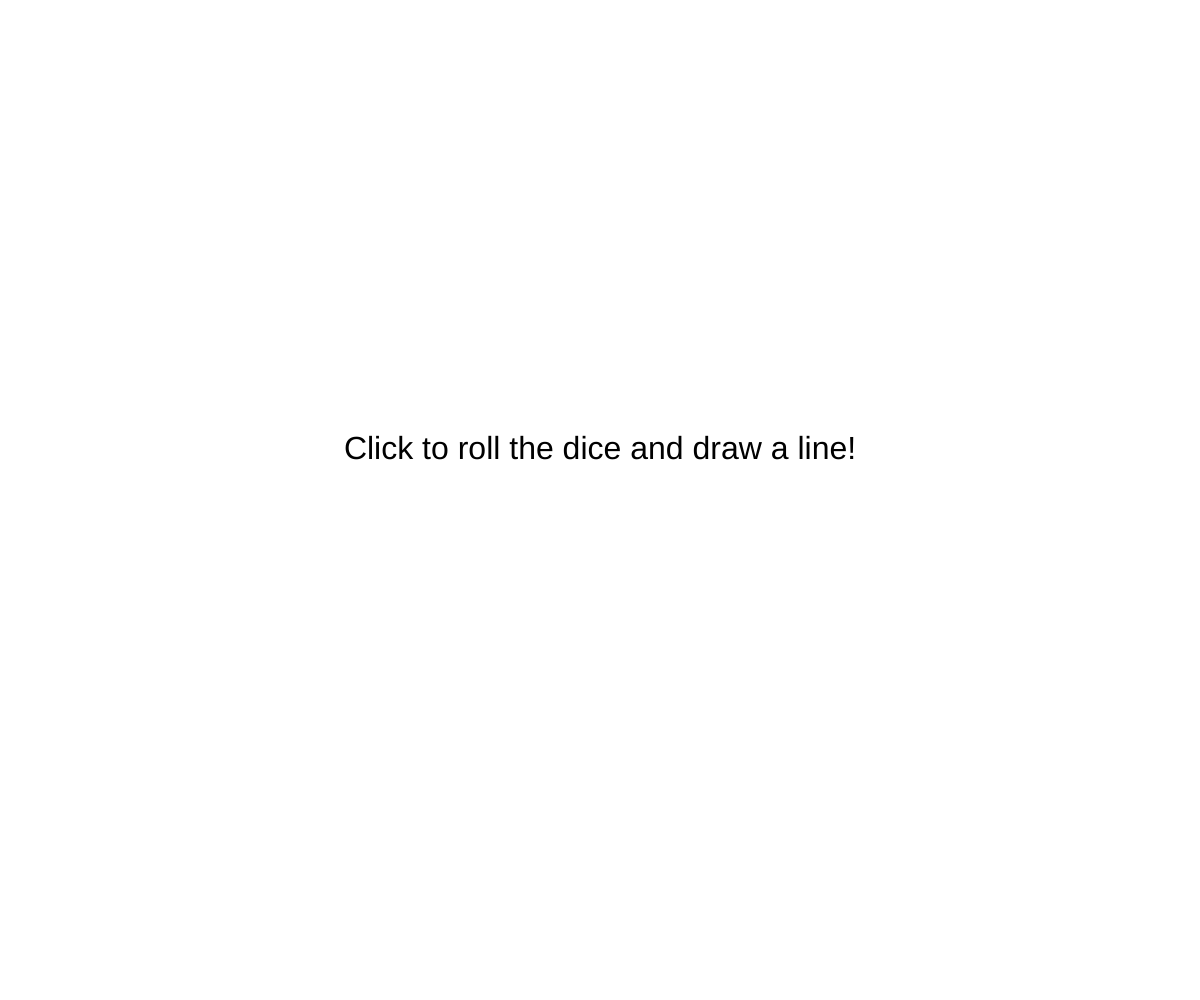
Frame 1 (no input)
Frame 60 (no input): identical to frame 1, image omitted
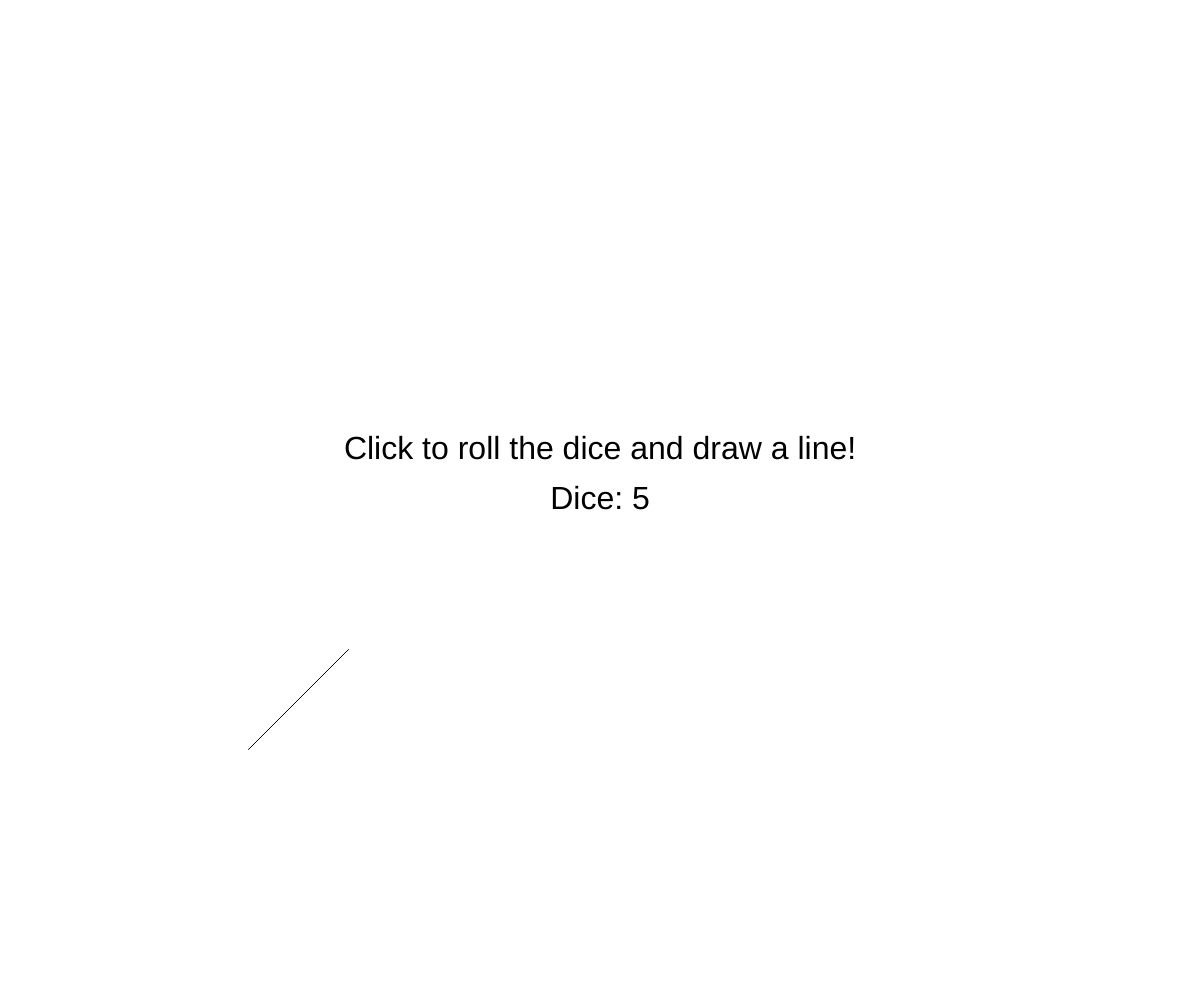
Frame 120 (the mouse pressed at the canvas centre since frame 60)

The p5.js sketch that drew these frames (run headless with seeded random() and noise() and a simulated clock; from frame 60 on, the mouse is pressed at the canvas centre):

// p5.js sketch
// ── sketch.js
let lineLengths = [20, 40, 60, 80, 100, 120];
let diceValue = 1; // Initial dice value

function setup() {
  createCanvas(windowWidth, windowHeight);
  background(255);
  textSize(32);
  textAlign(CENTER, CENTER);
  drawInstructions();
}

function drawInstructions() {
  // Clear the background and display instructions
  background(255);
  text("Click to roll the dice and draw a line!", width / 2, height / 2 - 50);
}

function draw() {
  // Drawing instructions are handled in drawInstructions(), no need to redraw continuously
}

function mousePressed() {
  // Roll the dice when the mouse is pressed
  diceValue = int(random(1, 7));
  
  // Random starting point
  let startX = random(width);
  let startY = random(height);
  
  // Draw the line based on the dice value
  drawLine(startX, startY, diceValue);
  
  // Display the current dice value
  fill(255);
  noStroke();
  rect(width / 2 - 100, height / 2 - 20, 200, 40); // Clear previous dice value
  fill(0);
  text("Dice: " + diceValue, width / 2, height / 2);
}

function drawLine(x, y, dice) {
  let length = lineLengths[dice - 1];
  let endX = x;
  let endY = y;

  if (dice == 1) { // Up
    endY -= length;
  } else if (dice == 2) { // Down
    endY += length;
  } else if (dice == 3) { // Left
    endX -= length;
  } else if (dice == 4) { // Right
    endX += length;
  } else if (dice == 5) { // Diagonal up-right
    endX += length;
    endY -= length;
  } else if (dice == 6) { // Diagonal up-left
    endX -= length;
    endY -= length;
  }

  // Draw the line
  stroke(0); // Black color for lines
  line(x, y, endX, endY);
}

function windowResized() {
  // Resize the canvas when the window is resized
  resizeCanvas(windowWidth, windowHeight);
  drawInstructions();
}
